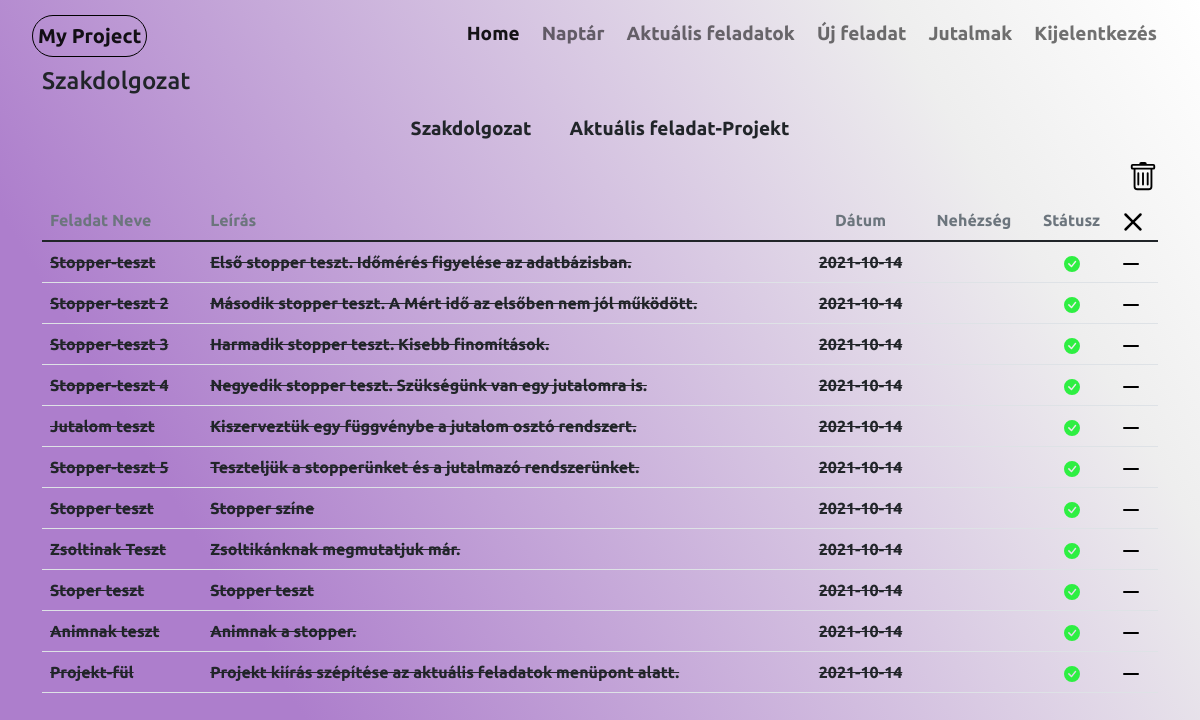
The page /currenttasks (signed in) on the database as committed earlier.
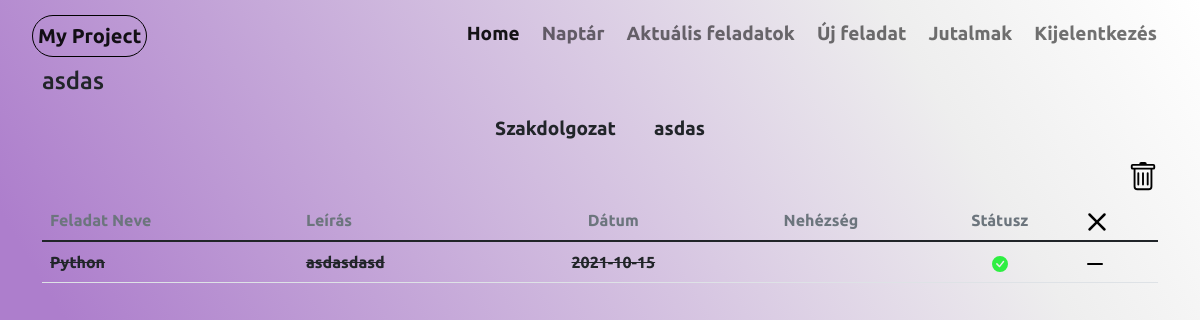
The same page on the database as committed later.
### website/models.py (models this page shows, shortened)
class Projects(db.Model):
    project_id = db.Column(db.Integer, primary_key=True)
    project_name = db.Column(db.String(20))
    active = db.Column(db.Boolean)
    user_id = db.Column(db.Integer, db.ForeignKey('user.id'))
    tasks = db.relationship('Tasks')
    def __repr__(self):
        return '<Project {}>'.format(self.project_name)

class Tasks(db.Model):
    task_id = db.Column(db.Integer,primary_key=True)
    project_id = db.Column(db.Integer, db.ForeignKey('projects.project_id'))
    task_name = db.Column(db.String(60))
    status = db.Column(db.Boolean, default=False)
    task_time = db.Column(db.String(60))
    stoper = db.Column(db.Boolean, default=False)
    mert_ido = db.Column(db.String(60))
    difficulty = db.Column(db.String(60))
    description = db.Column(db.String(250))
    user_id = db.Column(db.Integer, db.ForeignKey('user.id'))

### website/views.py (the view)
@views.route('/currenttasks')
@login_required
def currenttasks():
    write_date_text()
    active = None
    projects = Projects.query.all()
    tasks = Tasks.query.all()
    if len(projects) == 1:
        projects[0].active = True
        active = projects[0].project_id
        db.session.commit()
    if projects:
        for project in projects:
            print(project)
            print(project.project_id)
            print(project.active)
            if project.active:
                active = project.project_id
            print(bool(active))
        if not active:
            projects[0].active = True
            active = projects[0].project_id
    else:
        projects = None
    datumok = []
    for task in tasks:
        if task.status:
            d = task.task_time.split('-')
            li = [d[0],d[1],d[2]]
            datumok.append(li)
    print(datumok)
    if projects:
        return render_template('currenttasks.html', tasks=tasks,datumok = datumok, projects=projects, active=active, user=current_user)
    else:
        return render_template('currenttasks.html', tasks=tasks, active=active, user=current_user)

### website/__init__.py (called while the page is built)
def create_app():
    app = Flask(__name__)
    app.secret_key = secrets.token_urlsafe(16)
    app.config['SQLALCHEMY_DATABASE_URI'] = f'sqlite:///{DB_NAME}'
    db.init_app(app)
    from .views import views
    from .auth import auth
    app.register_blueprint(views)
    app.register_blueprint(auth)
    from .models import User
    login_manager = LoginManager()
    login_manager.login_view = 'auth.login'
    login_manager.init_app(app)
    @login_manager.user_loader
    def load_user(id):
        return User.query.get(int(id))
    create_database(app)
    return app

### website/views.py (called while the page is built)
def write_date_text():
    with open('date.txt', mode='w') as f:
        year = datetime.date.today().year
        month = datetime.date.today().month
        day = datetime.date.today().day
        f.write(str(year) + "/" + str(month) + "/" + str(day))
        f.close()

### website/templates/currenttasks.html (shortened to what the changed rows need)
{% extends "base.html"%}{% block title %}Aktuális feladatok{% endblock %}
{%block content%}
{%for tab in user.projects%}
    {%if tab.project_id == active%}
        <h4>{{tab.project_name}}</h4>
    {%endif%}
{%endfor%}
 {%if tasks%}
    {%if projects%}
        <ul class="nav justify-content-center">
            {%for tab in user.projects%}
                {%if tab.project_id == active%}
                    <li class="nav-item">
                {%else%}
                    <li class="nav-item" >
                {%endif%}
                <a class="nav-link link-dark"   href="/project/{{ tab.project_name }}">{{tab.project_name}}</a>
                </li>
                {%endfor%}
            </ul>
    {%endif%}
{%endif%}
        <nav class="navbar justify-content-end">
            <div class="nav-item">
        </div>
         </nav>
<table class="table  table-hover">
    <thread >
    </thread>
    <tbody>
        {%for task in user.tasks%}
            {%if task.project_id == active%}
                {%if task.status == True%}
                    <tr>
                        <td class="fs-6 fw-bold" > {{task.task_name}}</td>
                        <td class="fs-6 fw-bold"> {{task.description}}</td>
                        {% for dat in datumok%}
                        {% if task.task_time == dat|join("-")%}
                        <td class="fs-6 fw-bold" style="text-align: center;"><a class="link-dark" href="{{dat.0}}/{{dat.1}}/{{dat.2}}">{{task.task_time}}</a></td>
                        {%endif%}
                        {%endfor%}
                        <td style="text-align: center;">
                            {%if task.difficulty == "Könnyű"%}
                            <svg xmlns="http://www.w3.org/2000/svg" width="16" height="16" fill="#01ff01" class="bi bi-square-fill" viewBox="0 0 16 16">
                                <path d="M0 2a2 2 0 0 1 2-2h12a2 2 0 0 1 2 2v12a2 2 0 0 1-2 2H2a2 2 0 0 1-2-2V2z"/>
                            </svg>
                            {%elif task.difficulty == "Közepes"%}
                            <svg xmlns="http://www.w3.org/2000/svg" width="16" height="16" fill="#ffd601" class="bi bi-square-fill" viewBox="0 0 16 16">
                                <path d="M0 2a2 2 0 0 1 2-2h12a2 2 0 0 1 2 2v12a2 2 0 0 1-2 2H2a2 2 0 0 1-2-2V2z"/>
                            </svg>
                            {%else%}
                            <svg xmlns="http://www.w3.org/2000/svg" width="16" height="16" fill="#9b0101" class="bi bi-square-fill" viewBox="0 0 16 16">
                                <path d="M0 2a2 2 0 0 1 2-2h12a2 2 0 0 1 2 2v12a2 2 0 0 1-2 2H2a2 2 0 0 1-2-2V2z"/>
                            </svg>
                            {%endif%}
                        </td>
                {%else%}
                    <tr>
                        <td class="fs-6 fw-bold"><del>{{task.task_name}}</del></td>
                        <td class="fs-6 fw-bold"><del> {{task.description}} </del> </td>
                        <td class="fs-6 fw-bold" style="text-align: center;"><del> {{task.task_time}} </del></td>
                        <td style="text-align: center;"></td>
                {%endif%}
                    <td style="text-align: center;">
                        <a href="/close/{{ task.task_id }}">
                        </a>
                    </td>
                    <td>
                        <a href="/delete/{{ task.task_id }}">
                            <svg xmlns="http://www.w3.org/2000/svg" width="16" height="16" fill="#000" class="bi bi-dash-lg" viewBox="0 0 16 16">
                                <path d="M0 8a1 1 0 0 1 1-1h14a1 1 0 1 1 0 2H1a1 1 0 0 1-1-1z"/>
                            </svg>
                        </a>
                    </td>
                    </tr>
            {%endif%}
        {%endfor%}
    </tbody>
</table>
{%endblock%}

Rows that differ between the two databases and show on the page:
no longer on one of the page's lists (row edited): Projects: project_name "Szakdolgozat"
removed Tasks: task_name "Stopper-teszt", description "Első stopper teszt. Időmérés figyelése az adatbázisban.", task_time "2021-10-14", status False (drawn)
removed Tasks: task_name "Stopper-teszt 2", description "Második stopper teszt. A Mért idő az elsőben nem jól működött.", task_time "2021-10-14", status False (drawn)
removed Tasks: task_name "Stopper-teszt 3", description "Harmadik stopper teszt. Kisebb finomítások.", task_time "2021-10-14", status False (drawn)
no longer on this page (row unchanged): Tasks: task_name "Stopper-teszt 4", description "Negyedik stopper teszt. Szükségünk van egy jutalomra is.", task_time "2021-10-14", status False (drawn)
no longer on this page (row unchanged): Tasks: task_name "Jutalom teszt", description "Kiszerveztük egy függvénybe a jutalom osztó rendszert.", task_time "2021-10-14", status False (drawn)
no longer on this page (row unchanged): Tasks: task_name "Stopper-teszt 5", description "Teszteljük a stopperünket és a jutalmazó rendszerünket.", task_time "2021-10-14", status False (drawn)
no longer on this page (row unchanged): Tasks: task_name "Stopper teszt", description "Stopper színe", task_time "2021-10-14", status False (drawn)
no longer on this page (row unchanged): Tasks: task_name "Zsoltinak Teszt", description "Zsoltikánknak megmutatjuk már.", task_time "2021-10-14", status False (drawn)
no longer on this page (row unchanged): Tasks: task_name "Stoper teszt", description "Stopper teszt", task_time "2021-10-14", status False (drawn)
no longer on this page (row unchanged): Tasks: task_name "Animnak teszt", description "Animnak a stopper.", task_time "2021-10-14", status False (drawn)
no longer on this page (row unchanged): Tasks: task_name "Projekt-fül", description "Projekt kiírás szépítése az aktuális feladatok menüpont alatt.", task_time "2021-10-14", status False (drawn)
now on one of the page's lists (row edited): Projects: project_name "asdas"
changed Projects: project_name "Aktuális feladat-Projekt" → "asdas"
added Tasks: task_name "Python", description "asdasdasd", task_time "2021-10-15", status False (drawn)
